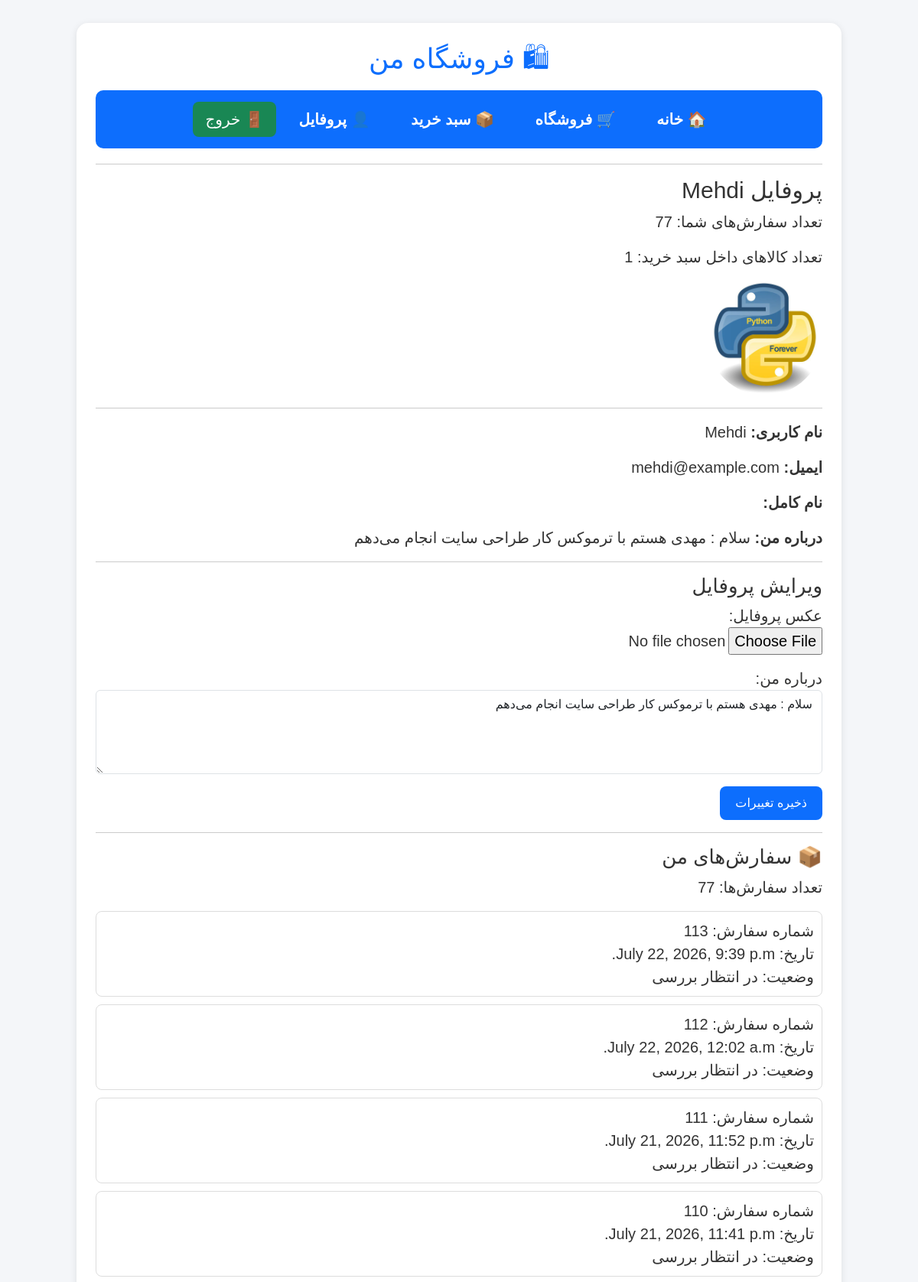
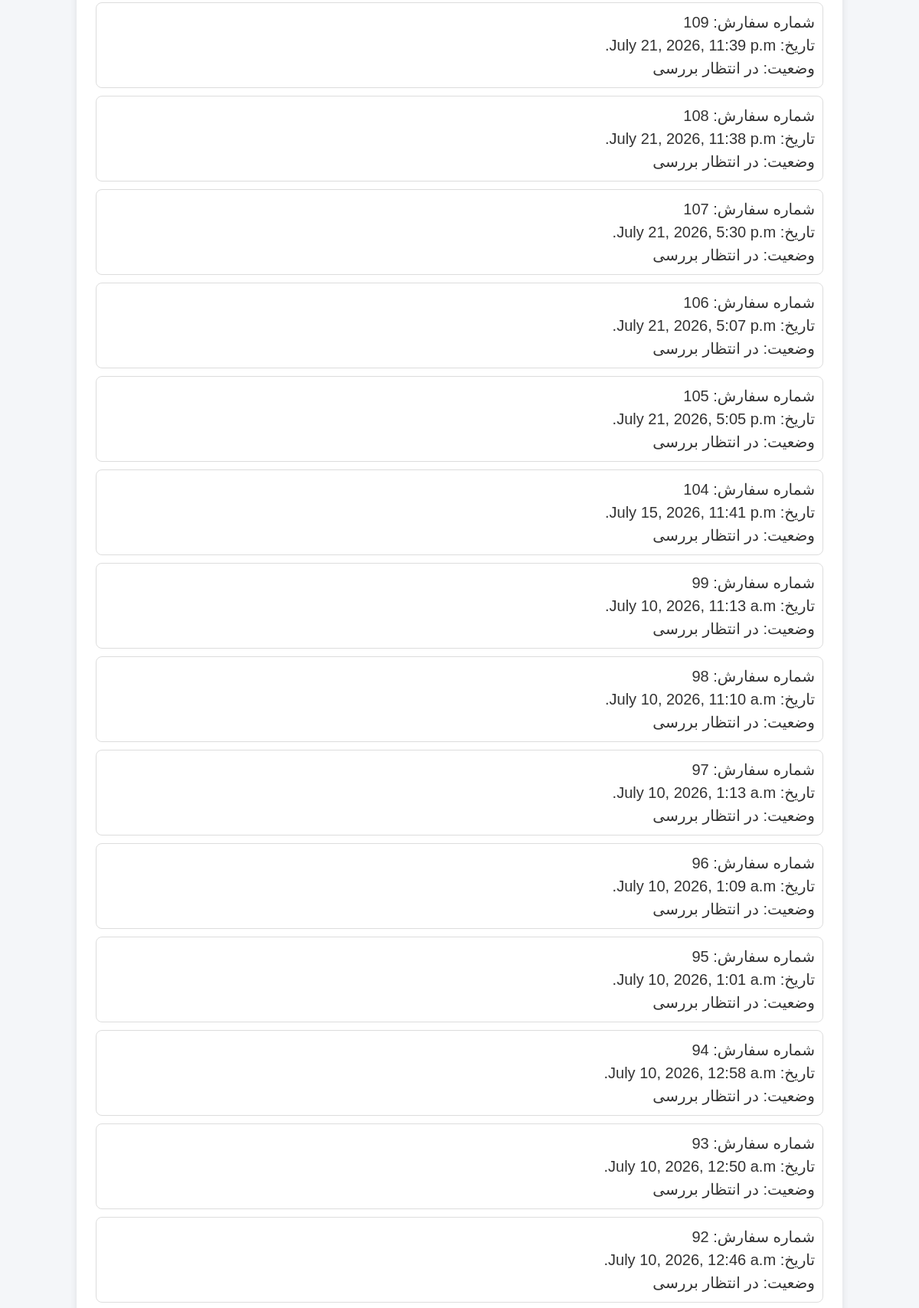
Screenshot of /accounts/profile/ (signed in, upper part) with the database file from the repository (2 pictures, top to bottom).
### accounts/models.py (models this page shows, shortened)
class Profile(models.Model):
    user = models.OneToOneField(User, on_delete=models.CASCADE)
    image = models.ImageField(upload_to='profile_images/', default='profile_images/default.jpg')
    bio = models.TextField(blank=True, null=True)

### cart/models.py (models this page shows, shortened)
class Order(models.Model):
    user = models.ForeignKey(User, on_delete=models.CASCADE)
    created_at = models.DateTimeField(auto_now_add=True)
    status = models.CharField(
        max_length=20,
        choices=STATUS_CHOICES,
        default='pending'
    )
    phone = models.CharField(max_length=20, null=True, blank=True)
    address = models.TextField(null=True, blank=True)

### accounts/views.py (the view)
# urls.py: path('profile/', profile_view, name='profile'),
@login_required
def profile_view(request):
    profile, created = Profile.objects.get_or_create(user=request.user)
    if request.method == 'POST':
        form = ProfileForm(request.POST, request.FILES, instance=profile)
        if form.is_valid():
            form.save()
    else:
        form = ProfileForm(instance=profile)
    print("USER:", request.user.username)
    print("COUNT:", Order.objects.filter(user=request.user).count())
    orders = Order.objects.filter(user=request.user).order_by('-created_at')
    order_count = orders.count()
    cart_count = request.user.cartitem_set.count()
    orders_count = orders.count()
    return render(request, 'accounts/profile.html', {
        'form': form,
        'profile': profile,
        'orders': orders,
        'orders_count': orders_count,
        'order_count': order_count,
        'cart_count': cart_count,
   })

### accounts/forms.py
class ProfileForm(forms.ModelForm):
    class Meta:
        model = Profile
        fields = ['image', 'bio']
        labels = {
            'image': 'عکس پروفایل',
            'bio': 'درباره من',
        }
        widgets = {
            'image': forms.FileInput(attrs={
                'accept': 'image/*',
            }),
            'bio': forms.Textarea(attrs={
                'rows': 4,
                'class': 'form-control',
                'placeholder': 'مثلاً: سلام، من مهدی هستم و به برنامه‌نویسی علاقه دارم.',
            }),
        }

### accounts/templates/accounts/profile.html (shortened to what this page needs)
{% extends 'base.html' %}
{% block content %}
<h2>پروفایل {{ request.user.username }}</h2>
<p>تعداد سفارش‌های شما: {{ order_count }}</p>
<p>تعداد کالاهای داخل سبد خرید: {{ cart_count }}</p>
<img src="{{ profile.image.url }}?v=1"
style="width:150px;height:150px;border-radius:50%;object-fit:cover;">
<hr>
<p><strong>نام کاربری:</strong> {{ request.user.username }}</p>
<p><strong>ایمیل:</strong> {{ request.user.email }}</p>
<p><strong>نام کامل:</strong> {{ request.user.get_full_name }}</p>
<p><strong>درباره من:</strong> {{ profile.bio }}</p>
<hr>
<h3>ویرایش پروفایل</h3>
<form method="POST" enctype="multipart/form-data">
    <p>
        {{ form.image.label_tag }}<br>
        {{ form.image }}
    </p>
    <p>
        {{ form.bio.label_tag }}<br>
        {{ form.bio }}
    </p>
    <button type="submit"
    style="padding:10px 20px;
    border:none;
    border-radius:8px;
    background:#0d6efd;
    color:white;
    font-size:16px;">
        ذخیره تغییرات
    </button>
</form>
<hr>
<h3>📦 سفارش‌های من</h3>
<p>تعداد سفارش‌ها: {{ orders.count }}</p>
{% for order in orders %}
<div style="border:1px solid #ddd;padding:10px;margin:10px 0;border-radius:8px;">
شماره سفارش: {{ order.id }}
<br>
تاریخ: {{ order.created_at }}
<br>
وضعیت:
{{ order.get_status_display }}
</div>
{% empty %}
<p>هنوز سفارشی ثبت نشده است.</p>
{% endfor %}
{% endblock %}

### static/css/style.css (style rules this page uses)
body { font-family: Arial, sans-serif; direction: rtl; background: #f4f6f9; margin: 0; color: #333; }
button, .btn { background: #198754; color: white; border: none; padding: 8px 16px; border-radius: 8px; text-decoration: none; display: inline-block; font-size: 15px; }
body { font-size: 20px; }
h2 { font-size: 30px; }
h3 { font-size: 26px; }
p, li, a, button { font-size: 20px; }

### rows the page displays
Profile: image (picture), bio "سلام : مهدی هستم با ترموکس کار طراحی سایت انجام می‌دهم"
Order: id "113", created_at "July 22, 2026, 9:39 p.m.", status "در انتظار بررسی"
Order: id "112", created_at "July 22, 2026, 12:02 a.m.", status "در انتظار بررسی"
Order: id "111", created_at "July 21, 2026, 11:52 p.m.", status "در انتظار بررسی"
Order: id "110", created_at "July 21, 2026, 11:41 p.m.", status "در انتظار بررسی"
Order: id "109", created_at "July 21, 2026, 11:39 p.m.", status "در انتظار بررسی"
Order: id "108", created_at "July 21, 2026, 11:38 p.m.", status "در انتظار بررسی"
Order: id "107", created_at "July 21, 2026, 5:30 p.m.", status "در انتظار بررسی"
Order: id "106", created_at "July 21, 2026, 5:07 p.m.", status "در انتظار بررسی"
Order: id "105", created_at "July 21, 2026, 5:05 p.m.", status "در انتظار بررسی"
Order: id "104", created_at "July 15, 2026, 11:41 p.m.", status "در انتظار بررسی"
Order: id "99", created_at "July 10, 2026, 11:13 a.m.", status "در انتظار بررسی"
Order: id "98", created_at "July 10, 2026, 11:10 a.m.", status "در انتظار بررسی"
Order: id "97", created_at "July 10, 2026, 1:13 a.m.", status "در انتظار بررسی"
Order: id "96", created_at "July 10, 2026, 1:09 a.m.", status "در انتظار بررسی"
Order: id "95", created_at "July 10, 2026, 1:01 a.m.", status "در انتظار بررسی"
Order: id "94", created_at "July 10, 2026, 12:58 a.m.", status "در انتظار بررسی"
Order: id "93", created_at "July 10, 2026, 12:50 a.m.", status "در انتظار بررسی"
Order: id "92", created_at "July 10, 2026, 12:46 a.m.", status "در انتظار بررسی"

### other values shown
{{ request.user.username }} "Mehdi"
{{ order_count }} "77"
{{ cart_count }} "1"
{{ request.user.email }} "mehdi@example.com"
{{ orders.count }} "77"
